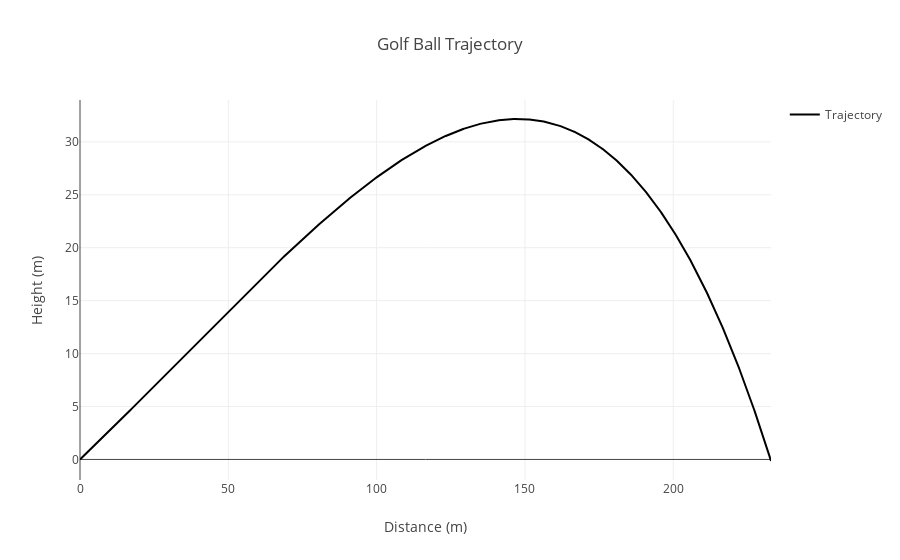

Notebook source saved alongside this figure:
### Code cell
import numpy as np
import matplotlib.pyplot as plt

# Constants
g = 9.81  # Gravity (m/s^2)
rho = 1.225  # Air density (kg/m^3)
C_d = 0.25  # Drag coefficient
C_l = 0.15  # Lift coefficient
A = 0.0014  # Cross-sectional area of a golf ball (m^2)
m = 0.0459  # Mass of a golf ball (kg)

# Parameters
v0 = 70  # Initial velocity (m/s)
theta = 15  # Launch angle (degrees)
spin_rate = 3000  # Backspin (rpm)

# Convert to radians
theta_rad = np.radians(theta)

# Initial conditions
x, y = 0, 0
vx, vy = v0 * np.cos(theta_rad), v0 * np.sin(theta_rad)

# Time step
dt = 0.01  # Time step (s)

# Trajectory lists
x_list, y_list = [x], [y]

# Simulation loop
while y >= 0:
    # Calculate speed
    v = np.sqrt(vx**2 + vy**2)
    
    # Drag force
    F_d = 0.5 * rho * C_d * A * v**2
    
    # Lift force (simplified to depend on spin rate and velocity)
    F_l = 0.5 * rho * C_l * A * v**2 * (spin_rate / 3000)
    
    # Accelerations
    ax = -F_d * (vx / v) / m
    ay = (-F_d * (vy / v) - m * g + F_l) / m
    
    # Update velocities
    vx += ax * dt
    vy += ay * dt
    
    # Update positions
    x += vx * dt
    y += vy * dt
    
    # Save trajectory
    x_list.append(x)
    y_list.append(y)

# Plot trajectory
import plotly.graph_objects as go

# Create a Plotly figure for the trajectory
fig = go.Figure()

# Add trajectory
fig.add_trace(go.Scatter(x=x_list, y=y_list, mode='lines', name='Trajectory'))

# Customize the layout
fig.update_layout(
    title="Golf Ball Trajectory",
    xaxis_title="Distance (m)",
    yaxis_title="Height (m)",
    showlegend=True,
)

# Display the Plotly figure
fig.show()

### Figure 1 — Plotly figure (JSON) as saved in the notebook; plotly's stock layout.template omitted (floating-point values rounded to 4 significant figures; data arrays with more than 128 entries replaced by an {"elided": "..."} marker saying what was removed)
{"data": [{"mode": "lines", "name": "Trajectory", "type": "scatter", "x": {"elided": "639 float values"}, "y": {"elided": "639 float values"}}], "layout": {"showlegend": true, "title": {"text": "Golf Ball Trajectory"}, "xaxis": {"title": {"text": "Distance (m)"}}, "yaxis": {"title": {"text": "Height (m)"}}}}
